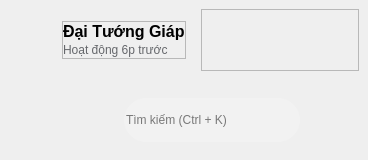
                  <widget class="QWidget" name="chat_content" native="true">
                   <property name="font">
                    <font>
                     <family>Segoe UI</family>
                    </font>
                   </property>
                   <layout class="QVBoxLayout" name="verticalLayout_7">
                    <property name="spacing">
                     <number>0</number>
                    </property>
                    <property name="leftMargin">
                     <number>0</number>
                    </property>
                    <property name="topMargin">
                     <number>0</number>
                    </property>
                    <property name="rightMargin">
                     <number>0</number>
                    </property>
                    <property name="bottomMargin">
                     <number>0</number>
                    </property>
                    <item>
                     <widget class="QWidget" name="chat_nav_user" native="true">
                      <property name="minimumSize">
                       <size>
                        <width>0</width>
                        <height>80</height>
                       </size>
                      </property>
                      <property name="maximumSize">
                       <size>
                        <width>16777215</width>
                        <height>80</height>
                       </size>
                      </property>
                      <property name="styleSheet">
                       <string notr="true"/>
                      </property>
                      <layout class="QHBoxLayout" name="horizontalLayout_12">
                       <item>
                        <widget class="QWidget" name="friend_chat_acrtive" native="true">
                         <property name="maximumSize">
                          <size>
                           <width>16777215</width>
                           <height>56</height>
                          </size>
                         </property>
                         <layout class="QHBoxLayout" name="horizontalLayout_7">
                          <property name="spacing">
                           <number>12</number>
                          </property>
                          <item>
                           <widget class="QLabel" name="friend_avt_active">
                            <property name="minimumSize">
                             <size>
                              <width>32</width>
                              <height>32</height>
                             </size>
                            </property>
                            <property name="maximumSize">
                             <size>
                              <width>32</width>
                              <height>32</height>
                             </size>
                            </property>
                            <property name="styleSheet">
                             <string notr="true">border-image: url(:/image/image/avt.jpg);
max-width:32px;
max-height:32px;
min-width:32px;
min-height:32px;
border-radius:16px</string>
                            </property>
                            <property name="text">
                             <string/>
                            </property>
                           </widget>
                          </item>
                          <item>
                           <widget class="QFrame" name="frame_2">
                            <property name="frameShape">
                             <enum>QFrame::StyledPanel</enum>
                            </property>
                            <property name="frameShadow">
                             <enum>QFrame::Raised</enum>
                            </property>
                            <layout class="QVBoxLayout" name="verticalLayout_8">
                             <property name="spacing">
                              <number>0</number>
                             </property>
                             <property name="leftMargin">
                              <number>0</number>
                             </property>
                             <property name="topMargin">
                              <number>0</number>
                             </property>
                             <property name="rightMargin">
                              <number>0</number>
                             </property>
                             <property name="bottomMargin">
                              <number>0</number>
                             </property>
                             <item>
                              <widget class="QLabel" name="friend_chat_name_active">
                               <property name="styleSheet">
                                <string notr="true">font-size:16px;
font-weight:500;</string>
                               </property>
                               <property name="text">
                                <string>Đại Tướng Giáp</string>
                               </property>
                              </widget>
                             </item>
                             <item>
                              <widget class="QLabel" name="friend_on_active">
                               <property name="styleSheet">
                                <string notr="true">color:#65676b;
font-size:12px</string>
                               </property>
                               <property name="text">
                                <string>Hoạt động 6p trước</string>
                               </property>
                               <property name="textFormat">
                                <enum>Qt::AutoText</enum>
                               </property>
                               <property name="scaledContents">
                                <bool>true</bool>
                               </property>
                               <property name="wordWrap">
                                <bool>false</bool>
                               </property>
                               <property name="indent">
                                <number>-1</number>
                               </property>
                               <property name="openExternalLinks">
                                <bool>false</bool>
                               </property>
                               <property name="textInteractionFlags">
                                <set>Qt::NoTextInteraction</set>
                               </property>
                              </widget>
                             </item>
                            </layout>
                           </widget>
                          </item>
                         </layout>
                        </widget>
                       </item>
                       <item>
                        <widget class="QFrame" name="frame_3">
                         <property name="styleSheet">
                          <string notr="true"/>
                         </property>
                         <property name="frameShape">
                          <enum>QFrame::StyledPanel</enum>
                         </property>
                         <property name="frameShadow">
                          <enum>QFrame::Raised</enum>
                         </property>
                         <layout class="QHBoxLayout" name="horizontalLayout_8">
                          <property name="spacing">
                           <number>0</number>
                          </property>
                          <property name="leftMargin">
                           <number>0</number>
                          </property>
                          <property name="topMargin">
                           <number>0</number>
                          </property>
                          <property name="rightMargin">
                           <number>0</number>
                          </property>
                          <property name="bottomMargin">
                           <number>0</number>
                          </property>
                          <item alignment="Qt::AlignRight">
                           <widget class="QWidget" name="widget" native="true">
                            <property name="styleSheet">
                             <string notr="true">QPushButton {
	border-radius:26px;
	
}
QPushButton:hover {
	background-color:#f5f5f5
}
</string>
                            </property>
                            <layout class="QHBoxLayout" name="horizontalLayout_13">
                             <property name="spacing">
                              <number>0</number>
                             </property>
                             <property name="leftMargin">
                              <number>0</number>
                             </property>
                             <property name="topMargin">
                              <number>0</number>
                             </property>
                             <property name="rightMargin">
                              <number>0</number>
                             </property>
                             <property name="bottomMargin">
                              <number>0</number>
                             </property>
                             <item>
                              <widget class="QPushButton" name="on_phone_call">
                               <property name="minimumSize">
                                <size>
                                 <width>52</width>
                                 <height>52</height>
                                </size>
                               </property>
                               <property name="maximumSize">
                                <size>
                                 <width>52</width>
                                 <height>52</height>
                                </size>
                               </property>
                               <property name="cursor">
                                <cursorShape>PointingHandCursor</cursorShape>
                               </property>
                               <property name="styleSheet">
                                <string notr="true"/>
                               </property>
                               <property name="text">
                                <string/>
                               </property>
                               <property name="icon">
                                <iconset resource="../../resources/resource.qrc">
                                 <normaloff>:/icon/icon/icon-phone.png</normaloff>:/icon/icon/icon-phone.png</iconset>
                               </property>
                               <property name="iconSize">
                                <size>
                                 <width>32</width>
                                 <height>32</height>
                                </size>
                               </property>
                              </widget>
                             </item>
                             <item>
                              <widget class="QPushButton" name="on_video_call">
                               <property name="minimumSize">
                                <size>
                                 <width>52</width>
                                 <height>52</height>
                                </size>
                               </property>
                               <property name="maximumSize">
                                <size>
                                 <width>52</width>
                                 <height>52</height>
                                </size>
                               </property>
                               <property name="cursor">
                                <cursorShape>PointingHandCursor</cursorShape>
                               </property>
                               <property name="styleSheet">
                                <string notr="true"/>
                               </property>
                               <property name="text">
                                <string/>
                               </property>
                               <property name="icon">
                                <iconset resource="../../resources/resource.qrc">
                                 <normaloff>:/icon/icon/icon-video-call.png</normaloff>:/icon/icon/icon-video-call.png</iconset>
                               </property>
                               <property name="iconSize">
                                <size>
                                 <width>32</width>
                                 <height>32</height>
                                </size>
                               </property>
                              </widget>
                             </item>
                             <item>
                              <widget class="QPushButton" name="on_info_chat">
                               <property name="minimumSize">
                                <size>
                                 <width>52</width>
                                 <height>52</height>
                                </size>
                               </property>
                               <property name="maximumSize">
                                <size>
                                 <width>52</width>
                                 <height>52</height>
                                </size>
                               </property>
                               <property name="cursor">
                                <cursorShape>PointingHandCursor</cursorShape>
                               </property>
                               <property name="styleSheet">
                                <string notr="true"/>
                               </property>
                               <property name="text">
                                <string/>
                               </property>
                               <property name="icon">
                                <iconset resource="../../resources/resource.qrc">
                                 <normaloff>:/icon/icon/icon-info.png</normaloff>:/icon/icon/icon-info.png</iconset>
                               </property>
                               <property name="iconSize">
                                <size>
                                 <width>32</width>
                                 <height>32</height>
                                </size>
                               </property>
                              </widget>
                             </item>
                            </layout>
                           </widget>
                          </item>
                         </layout>
                        </widget>
                       </item>
                      </layout>
                     </widget>
                    </item>
                    <item>
                     <widget class="QWidget" name="chat_main_content" native="true">
                      <widget class="QWidget" name="widget_4" native="true">
                       <property name="geometry">
                        <rect>
                         <x>10</x>
                         <y>70</y>
                         <width>801</width>
                         <height>81</height>
                        </rect>
                       </property>
                       <widget class="QLabel" name="friend_avt_2">
                        <property name="geometry">
                         <rect>
                          <x>10</x>
                          <y>45</y>
                          <width>32</width>
                          <height>32</height>
                         </rect>
                        </property>
                        <property name="minimumSize">
                         <size>
                          <width>32</width>
                          <height>32</height>
                         </size>
                        </property>
                        <property name="maximumSize">
                         <size>
                          <width>32</width>
                          <height>32</height>
                         </size>
                        </property>
                        <property name="styleSheet">
                         <string notr="true">border-image: url(:/image/image/avt.jpg);
max-width:32px;
max-height:32px;
min-width:32px;
min-height:32px;
border-radius:16px</string>
                        </property>
                        <property name="text">
                         <string/>
                        </property>
                       </widget>
                       <widget class="QLabel" name="label">
                        <property name="geometry">
                         <rect>
                          <x>50</x>
                          <y>0</y>
                          <width>71</width>
                          <height>36</height>
                         </rect>
                        </property>
                        <property name="styleSheet">
                         <string notr="true">padding:4px 12px;
background:#fff;
border:1px solid #c4c4c4;
border-radius:18px;
font-size:12px</string>
                        </property>
                        <property name="text">
                         <string>Hello!</string>
                        </property>
                       </widget>
                       <widget class="QLabel" name="label_2">
                        <property name="geometry">
                         <rect>
                          <x>50</x>
                          <y>40</y>
                          <width>101</width>
                          <height>36</height>
                         </rect>
                        </property>
                        <property name="styleSheet">
                         <string notr="true">padding:4px 12px;
background:#fff;
border:1px solid #c4c4c4;
border-radius:18px;
font-size:12px</string>
                        </property>
                        <property name="text">
                         <string>How are you?</string>
                        </property>
                       </widget>
                      </widget>
                      <widget class="QWidget" name="widget_5" native="true">
                       <property name="geometry">
                        <rect>
                         <x>10</x>
                         <y>200</y>
                         <width>801</width>
                         <height>371</height>
                        </rect>
                       </property>
                       <widget class="QLabel" name="label_5">
                        <property name="geometry">
                         <rect>
                          <x>720</x>
                          <y>0</y>
                          <width>70</width>
                          <height>36</height>
                         </rect>
                        </property>
                        <property name="styleSheet">
                         <string notr="true">padding:4px 12px;
background:#f5f5f5;
border-radius:16px;
font-size:12px</string>
                        </property>
                        <property name="text">
                         <string>I'm fine</string>
                        </property>
                        <property name="alignment">
                         <set>Qt::AlignRight|Qt::AlignTrailing|Qt::AlignVCenter</set>
                        </property>
                       </widget>
                       <widget class="QLabel" name="label_6">
                        <property name="geometry">
                         <rect>
                          <x>710</x>
                          <y>40</y>
                          <width>80</width>
                          <height>36</height>
                         </rect>
                        </property>
                        <property name="styleSheet">
                         <string notr="true">padding:4px 12px;
background:#f5f5f5;
border-radius:16px;
font-size:12px</string>
                        </property>
                        <property name="text">
                         <string>And you?</string>
                        </property>
                        <property name="alignment">
                         <set>Qt::AlignRight|Qt::AlignTrailing|Qt::AlignVCenter</set>
                        </property>
                       </widget>
                       <widget class="QLabel" name="label_7">
                        <property name="geometry">
                         <rect>
                          <x>315</x>
                          <y>80</y>
                          <width>470</width>
                          <height>290</height>
                         </rect>
                        </property>
                        <property name="styleSheet">
                         <string notr="true">background-image: url(:/image/image/auth-apppng.png);

border-radius:16px</string>
                        </property>
                        <property name="text">
                         <string/>
                        </property>
                       </widget>
                      </widget>
                      <widget class="QLabel" name="friend_time_last_message_2">
                       <property name="geometry">
                        <rect>
                         <x>10</x>
                         <y>30</y>
                         <width>791</width>
                         <height>31</height>
                        </rect>
                       </property>
                       <property name="styleSheet">
                        <string notr="true">color:#65676b;
font-size:12px;
</string>
                       </property>
                       <property name="text">
                        <string>Tháng 7 12, 2022 7:23 chiều</string>
                       </property>
                       <property name="alignment">
                        <set>Qt::AlignCenter</set>
                       </property>
                      </widget>
                      <widget class="QLabel" name="friend_time_last_message_3">
                       <property name="geometry">
                        <rect>
                         <x>10</x>
                         <y>160</y>
                         <width>791</width>
                         <height>31</height>
                        </rect>
                       </property>
                       <property name="styleSheet">
                        <string notr="true">color:#65676b;
font-size:12px;
</string>
                       </property>
                       <property name="text">
                        <string>Tháng 7 16, 2022 4:12 sáng</string>
                       </property>
                       <property name="alignment">
                        <set>Qt::AlignCenter</set>
                       </property>
                      </widget>
                     </widget>
                    </item>
                    <item>
                     <widget class="QWidget" name="chat_input" native="true">
                      <property name="minimumSize">
                       <size>
                        <width>0</width>
                        <height>80</height>
                       </size>
                      </property>
                      <property name="maximumSize">
                       <size>
                        <width>16777215</width>
                        <height>80</height>
                       </size>
                      </property>
                      <layout class="QHBoxLayout" name="horizontalLayout_9">
                       <property name="spacing">
                        <number>12</number>
                       </property>
                       <property name="leftMargin">
                        <number>12</number>
                       </property>
                       <property name="topMargin">
                        <number>0</number>
                       </property>
                       <property name="rightMargin">
                        <number>12</number>
                       </property>
                       <property name="bottomMargin">
                        <number>0</number>
                       </property>
                       <item>
                        <widget class="QPushButton" name="on_send_heart">
                         <property name="minimumSize">
                          <size>
                           <width>44</width>
                           <height>44</height>
                          </size>
                         </property>
                         <property name="maximumSize">
                          <size>
                           <width>44</width>
                           <height>44</height>
                          </size>
                         </property>
                         <property name="cursor">
                          <cursorShape>PointingHandCursor</cursorShape>
                         </property>
                         <property name="styleSheet">
                          <string notr="true">border:none;
border-radius:44px</string>
                         </property>
                         <property name="text">
                          <string/>
                         </property>
                         <property name="icon">
                          <iconset resource="../../resources/resource.qrc">
                           <normaloff>:/icon/icon/icons8-heart-64.png</normaloff>:/icon/icon/icons8-heart-64.png</iconset>
                         </property>
                         <property name="iconSize">
                          <size>
                           <width>32</width>
                           <height>32</height>
                          </size>
                         </property>
                        </widget>
                       </item>
                       <item>
                        <widget class="QPushButton" name="on_send_image">
                         <property name="minimumSize">
                          <size>
                           <width>44</width>
                           <height>44</height>
                          </size>
                         </property>
                         <property name="maximumSize">
                          <size>
                           <width>44</width>
                           <height>44</height>
                          </size>
                         </property>
                         <property name="cursor">
                          <cursorShape>PointingHandCursor</cursorShape>
                         </property>
                         <property name="styleSheet">
                          <string notr="true">border:none;
border-radius:44px</string>
                         </property>
                         <property name="text">
                          <string/>
                         </property>
                         <property name="icon">
                          <iconset resource="../../resources/resource.qrc">
                           <normaloff>:/icon/icon/icons8-image-50.png</normaloff>:/icon/icon/icons8-image-50.png</iconset>
                         </property>
                         <property name="iconSize">
                          <size>
                           <width>32</width>
                           <height>32</height>
                          </size>
                         </property>
                        </widget>
                       </item>
                       <item>
                        <widget class="QLineEdit" name="chat_input_input">
                         <property name="minimumSize">
                          <size>
                           <width>0</width>
                           <height>44</height>
                          </size>
                         </property>
                         <property name="styleSheet">
                          <string notr="true">border-radius: 22px;
background-color:#f2f2f2;</string>
                         </property>
                         <property name="placeholderText">
                          <string>Tìm kiếm (Ctrl + K)</string>
                         </property>
                        </widget>
                       </item>
                       <item>
                        <widget class="QPushButton" name="on_send_message">
                         <property name="minimumSize">
                          <size>
                           <width>44</width>
                           <height>44</height>
                          </size>
                         </property>
                         <property name="maximumSize">
                          <size>
                           <width>44</width>
                           <height>44</height>
                          </size>
                         </property>
                         <property name="cursor">
                          <cursorShape>PointingHandCursor</cursorShape>
                         </property>
                         <property name="styleSheet">
                          <string notr="true">border:none;
border-radius:44px</string>
                         </property>
                         <property name="text">
                          <string/>
                         </property>
                         <property name="icon">
                          <iconset resource="../../resources/resource.qrc">
                           <normaloff>:/icon/icon/icons8-enter-mac-key-50.png</normaloff>:/icon/icon/icons8-enter-mac-key-50.png</iconset>
                         </property>
                         <property name="iconSize">
                          <size>
                           <width>36</width>
                           <height>36</height>
                          </size>
                         </property>
                        </widget>
                       </item>
                      </layout>
                     </widget>
                    </item>
                   </layout>
                  </widget>
